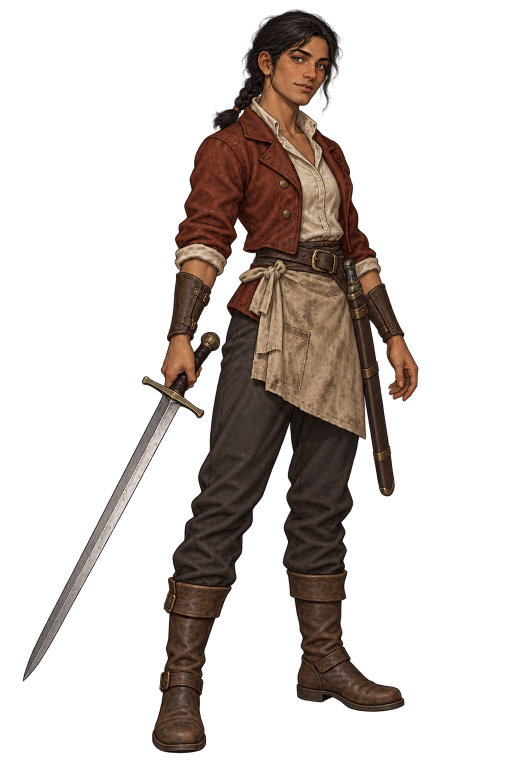
#> input picture assets/production/generated/swordsman-2026-11-01/dara-selection-v1.png, 1024 x 1536 px (shown at 1/2 size)
$ python build-swordsman-art.py
#> lines starting #> are read from the running program, lines starting #| are printed output that depends on the picture
"""Whole-figure normalization with a body/boot anchor independent of the blade extent."""
from pathlib import Path
from PIL import Image
import hashlib,io,json
ROOT=Path(__file__).resolve().parents[1];SOURCE=ROOT/'assets/production/generated/swordsman-2026-11-01'
sha=lambda p:hashlib.sha256(p.read_bytes()).hexdigest()
def save(path,image):
 path.parent.mkdir(parents=True,exist_ok=True);out=io.BytesIO();image.save(out,format='PNG');data=out.getvalue()
 if path.exists():assert path.read_bytes()==data,str(path)
 else:path.write_bytes(data)
def write(path,value):path.write_text(json.dumps(value,indent=2)+'\n',encoding='utf-8',newline='\n')
def visible(im):return im.getchannel('A').point(lambda v:255 if v>=16 else 0).getbbox()
source=SOURCE/'dara-selection-v1.png';native=Image.open(source);v=visible(native);alpha=native.getchannel('A').getbbox();assert native.mode=='RGBA' and v and alpha
#> further down, native is the input picture: PIL image 1024x1536 RGBA; mean R, G, B, A 41.4, 30.1, 24.1, 67.2
#> after `v = visible(native)`: v = (45, 18, 837, 1507)
#> after `alpha = native.getchannel('A').getbbox()`: alpha = (0, 9, 1008, 1520)
scale=576/(v[3]-v[1]);crop=native.crop(alpha);size=[round(crop.width*scale),round(crop.height*scale)]
#> after `scale = 576 / (v[3] - v[1])`: scale = 0.387
#> after `crop = native.crop(alpha)`:
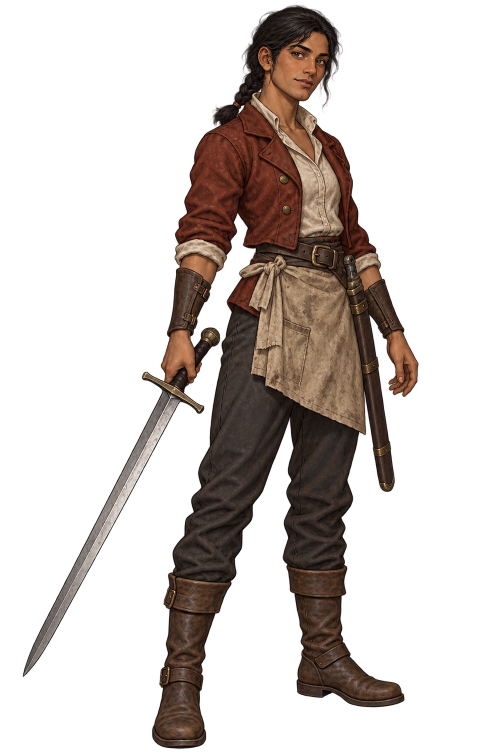
#> crop: PIL image 1008x1511 RGBA (shown at 1/2 size); mean R, G, B, A 42.6, 30.9, 24.8, 69.4; transparent parts drawn white
#> after `size = [round(crop.width * scale), round(crop.height * scale)]`: size = [390, 585]
ground=[585,v[3]];offset=[240-round((ground[0]-alpha[0])*scale),608-round((ground[1]-alpha[1])*scale)]
#> after `ground = [585, v[3]]`: ground = [585, 1507]
#> after `offset = [240 - round((ground[0] - alpha[0]) * scale), 608 - round((gr`: offset = [14, 29]
assert min(offset)>=8 and offset[0]+size[0]<=472 and offset[1]+size[1]<=632,(size,offset)
target=Image.new('RGBA',(480,640));target.alpha_composite(crop.resize(size,Image.Resampling.LANCZOS),offset)
#> after `target = Image.new('RGBA', (480, 640))`: target: PIL image 480x640 RGBA; every value is 0
#> after `target.alpha_composite(crop.resize(size, Image.Resampling.LANCZOS), of`:
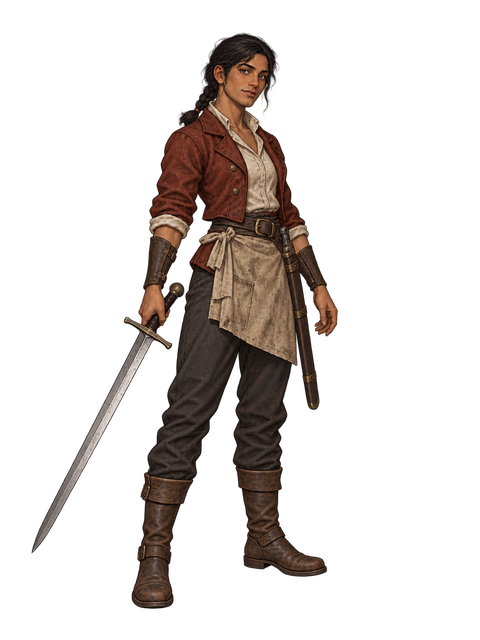
#> target: PIL image 480x640 RGBA; mean R, G, B, A 18.4, 13.3, 10.5, 51.6; transparent parts drawn white
#> (the run stopped early here; a loop or call above may not have finished)

$ run again, with assets/production/generated/swordsman-2026-11-01/dara-attack-v1.png copied over assets/production/generated/swordsman-2026-11-01/dara-selection-v1.png
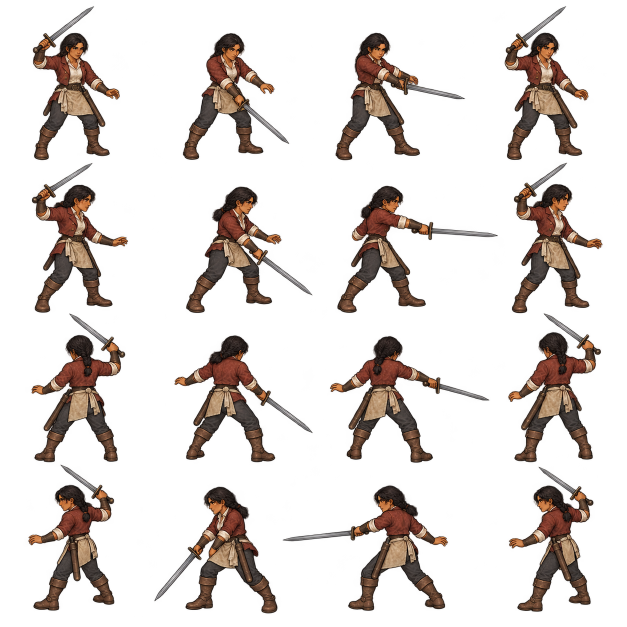
#> input picture assets/production/generated/swordsman-2026-11-01/dara-attack-v1.png, 1254 x 1254 px (shown at 1/2 size)
#> native is the input picture: PIL image 1254x1254 RGBA; mean R, G, B, A 23.9, 16.7, 12.8, 52.3
#> v = (56, 12, 1205, 1227)
#> alpha = (23, 1, 1242, 1254)
#> scale = 0.474
#> `crop = native.crop(alpha)`:
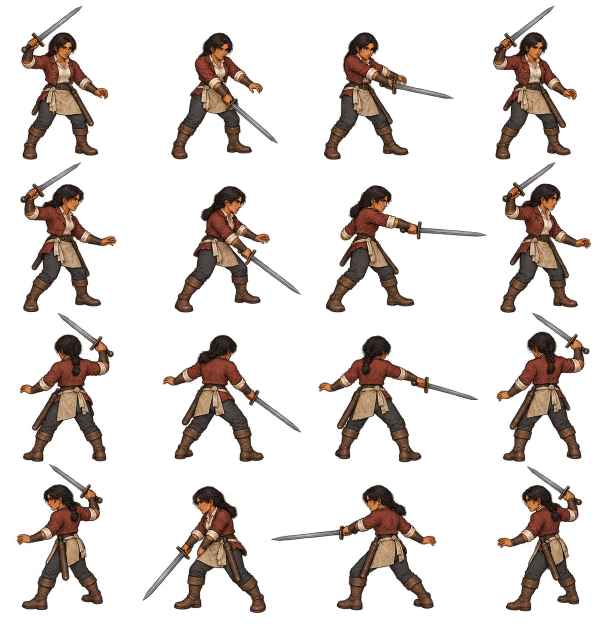
#> crop: PIL image 1219x1253 RGBA (shown at 1/2 size); mean R, G, B, A 24.6, 17.2, 13.1, 53.9; transparent parts drawn white
#> size = [578, 594]
#> ground = [585, 1227]
#> offset = [-26, 27]

$ run again, with assets/production/generated/swordsman-2026-11-01/dara-downed-v1.png copied over assets/production/generated/swordsman-2026-11-01/dara-selection-v1.png
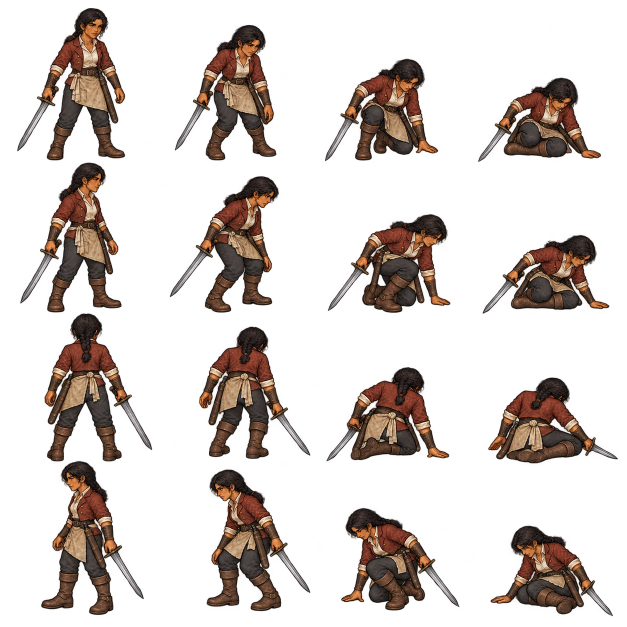
#> input picture assets/production/generated/swordsman-2026-11-01/dara-downed-v1.png, 1254 x 1254 px (shown at 1/2 size)
#> native is the input picture: PIL image 1254x1254 RGBA; mean R, G, B, A 26.5, 18.2, 13.8, 62.3
#> v = (34, 16, 1236, 1233)
#> alpha = (15, 9, 1244, 1254)
#> scale = 0.473
#> `crop = native.crop(alpha)`:
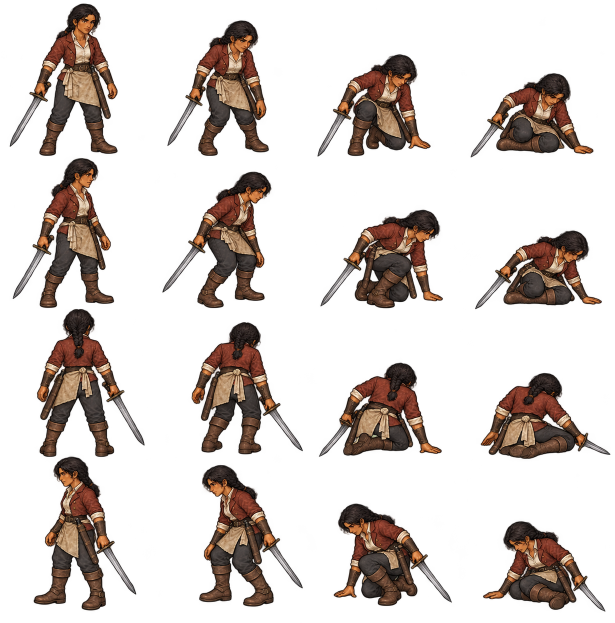
#> crop: PIL image 1229x1245 RGBA (shown at 1/2 size); mean R, G, B, A 27.2, 18.7, 14.2, 64.1; transparent parts drawn white
#> size = [582, 589]
#> ground = [585, 1233]
#> offset = [-30, 29]
